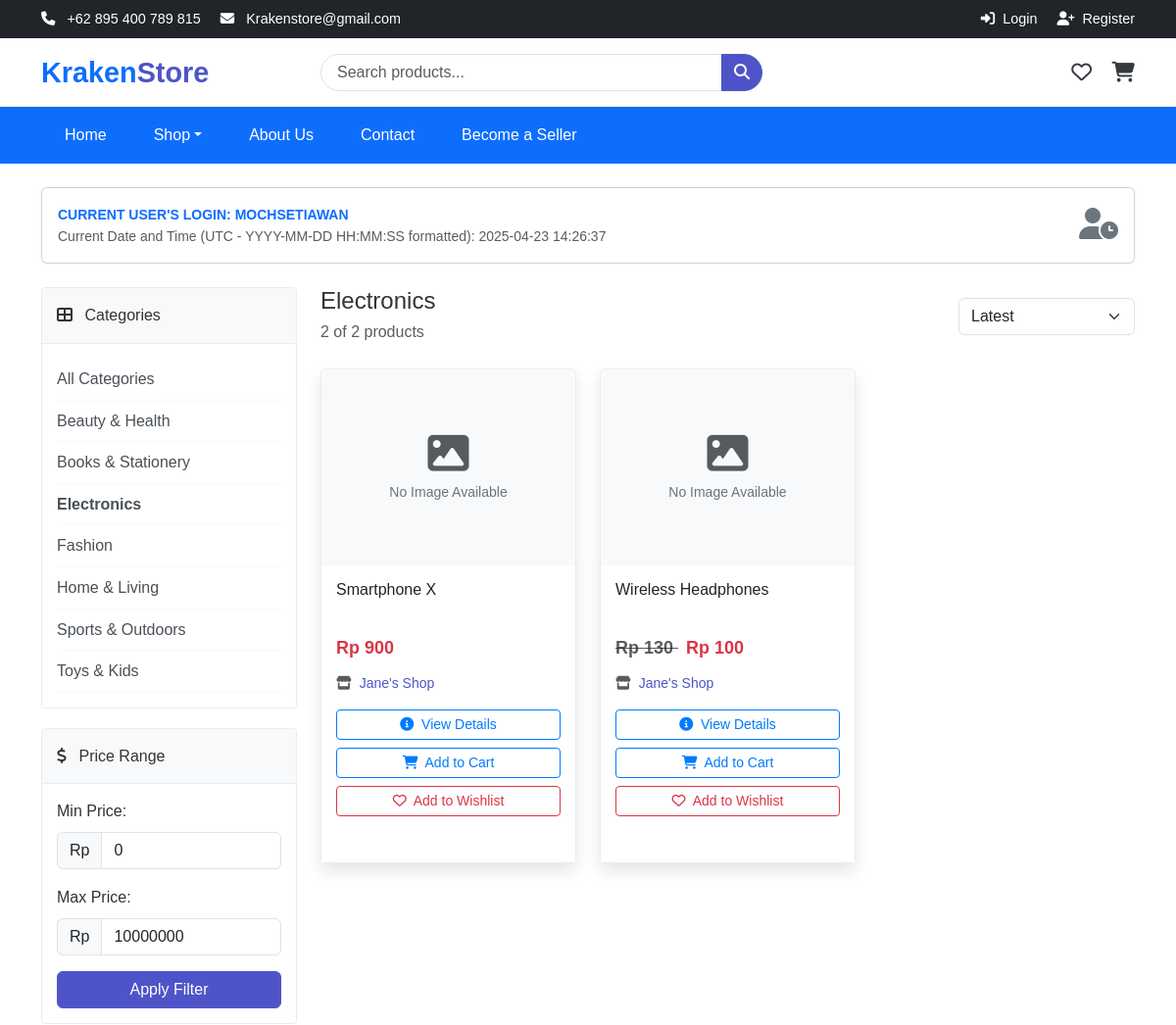
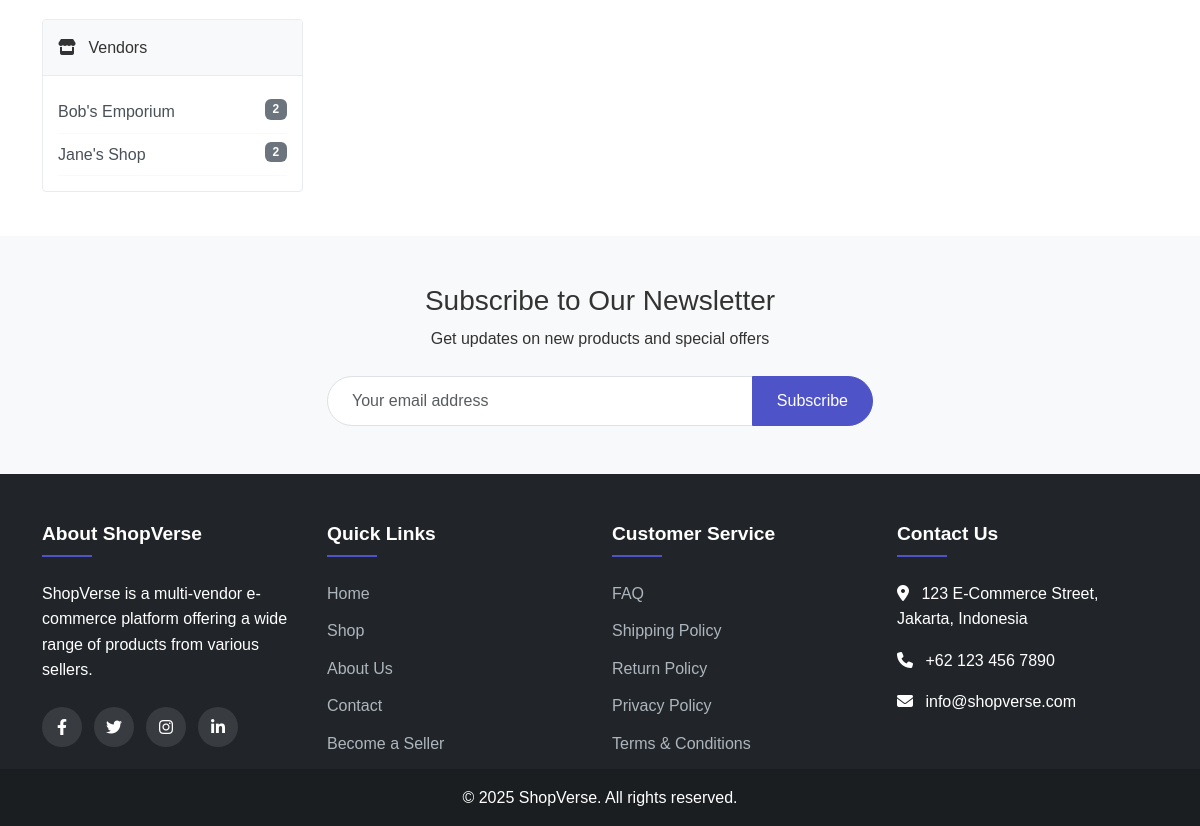
Page /shop.php?category=1 on the committed database (2 pictures, top to bottom).
### tables this page shows
CREATE TABLE categories (
    id INT AUTO_INCREMENT PRIMARY KEY,
    name VARCHAR(50) NOT NULL,
    slug VARCHAR(50) UNIQUE NOT NULL,
    description TEXT,
    image VARCHAR(255),
    parent_id INT DEFAULT NULL,
    status ENUM('active', 'inactive') DEFAULT 'active',
    created_at TIMESTAMP DEFAULT CURRENT_TIMESTAMP,
    updated_at TIMESTAMP DEFAULT CURRENT_TIMESTAMP ON UPDATE CURRENT_TIMESTAMP,
    FOREIGN KEY (parent_id) REFERENCES categories(id) ON DELETE SET NULL
);

CREATE TABLE vendors (
    id INT AUTO_INCREMENT PRIMARY KEY,
    user_id INT NOT NULL,
    shop_name VARCHAR(100) NOT NULL,    
    name VARCHAR(100) NOT NULL,         
    description TEXT,
    logo VARCHAR(255),
    banner VARCHAR(255),
    location VARCHAR(255),              
    status ENUM('active', 'inactive', 'pending') DEFAULT 'active',
    commission_rate DECIMAL(5,2) DEFAULT 10.00,
    balance DECIMAL(10,2) DEFAULT 0.00,
    created_at TIMESTAMP DEFAULT CURRENT_TIMESTAMP,
    updated_at TIMESTAMP DEFAULT CURRENT_TIMESTAMP ON UPDATE CURRENT_TIMESTAMP,
    FOREIGN KEY (user_id) REFERENCES users(id) ON DELETE CASCADE
);

CREATE TABLE products (
    id INT AUTO_INCREMENT PRIMARY KEY,
    vendor_id INT NOT NULL,
    category_id INT NOT NULL,
    name VARCHAR(100) NOT NULL,
    slug VARCHAR(100) UNIQUE NOT NULL,
    description TEXT,
    short_description VARCHAR(255),
    price DECIMAL(10,2) NOT NULL,
    sale_price DECIMAL(10,2),
    quantity INT NOT NULL DEFAULT 0,
    sku VARCHAR(50) UNIQUE,
    featured BOOLEAN DEFAULT FALSE,
    status ENUM('active', 'inactive', 'draft') DEFAULT 'active',  
    image VARCHAR(255),                           
    created_at TIMESTAMP DEFAULT CURRENT_TIMESTAMP,
    updated_at TIMESTAMP DEFAULT CURRENT_TIMESTAMP ON UPDATE CURRENT_TIMESTAMP,
    FOREIGN KEY (vendor_id) REFERENCES vendors(id) ON DELETE CASCADE,
    FOREIGN KEY (category_id) REFERENCES categories(id) ON DELETE CASCADE
);

### includes/functions.php (called while the page is built, shortened)
<?php
function getAllCategories() {
    global $conn;
    $stmt = $conn->prepare("SELECT * FROM categories WHERE status = 'active' ORDER BY name");
    $stmt->execute();
    $result = $stmt->get_result();
    $categories = [];
    while ($row = $result->fetch_assoc()) {
        $categories[] = $row;
    }
    return $categories;
}
?>

### shop.php (the view, shortened to what this page needs)
<?php
require_once 'includes/config.php';
require_once 'includes/functions.php';
$current_user = $_SESSION['username'] ?? 'MochSetiawan';
$current_datetime = date('Y-m-d H:i:s');
$vendor_id = isset($_GET['vendor']) ? (int)$_GET['vendor'] : 0;
$viewing_vendor = $vendor_id > 0;
$category_id = isset($_GET['category']) ? (int)$_GET['category'] : 0;
$search = isset($_GET['search']) ? sanitize($_GET['search']) : '';
$sort = isset($_GET['sort']) ? sanitize($_GET['sort']) : 'latest';
$min_price = isset($_GET['min_price']) ? (float)$_GET['min_price'] : 0;
$max_price = isset($_GET['max_price']) ? (float)$_GET['max_price'] : 10000000;
$page = isset($_GET['page']) ? (int)$_GET['page'] : 1;
$per_page = 12;
$vendor_details = null;
$categories = [];
$selected_category = null;
$categories_query = "SELECT * FROM categories ORDER BY name ASC";
$categories_result = $conn->query($categories_query);
if ($categories_result && $categories_result->num_rows > 0) {
    while ($row = $categories_result->fetch_assoc()) {
        $categories[] = $row;
        if ($row['id'] == $category_id) {
            $selected_category = $row;
        }
    }
}
$wishlist_products = [];
$all_vendors = [];
if (!$viewing_vendor) {
    $vendors_query = "SELECT v.id, v.shop_name,
                      (SELECT COUNT(*) FROM products p WHERE p.vendor_id = v.id) as product_count
                      FROM vendors v
                      ORDER BY v.shop_name ASC";
    $vendors_result = $conn->query($vendors_query);
    if ($vendors_result && $vendors_result->num_rows > 0) {
        while ($row = $vendors_result->fetch_assoc()) {
            $all_vendors[] = $row;
        }
    }
}
$query = "SELECT p.*, c.name as category_name, v.shop_name as vendor_name, v.id as vendor_id
          FROM products p
          LEFT JOIN categories c ON p.category_id = c.id
          LEFT JOIN vendors v ON p.vendor_id = v.id
          WHERE 1=1";
if ($category_id > 0) {
    $query .= " AND p.category_id = $category_id";
}
$query .= " AND p.price BETWEEN $min_price AND $max_price";
switch ($sort) {
    default:
        $query .= " ORDER BY p.id DESC";
        break;
}
$count_query = str_replace("p.*, c.name as category_name, v.shop_name as vendor_name, v.id as vendor_id", "COUNT(*) as total", $query);
$count_query = preg_replace('/ORDER BY.*$/i', '', $count_query);
$count_result = $conn->query($count_query);
$total_products = 0;
if ($count_result && $count_result->num_rows > 0) {
    $total_products = $count_result->fetch_assoc()['total'];
}
if ($viewing_vendor && $total_products <= $per_page) {
} else {
    $offset = ($page - 1) * $per_page;
    $query .= " LIMIT $offset, $per_page";
}
$result = $conn->query($query);
$products = [];
if ($result && $result->num_rows > 0) {
    while ($row = $result->fetch_assoc()) {
        $products[] = $row;
    }
} else {
    $products = [];
}
include 'includes/header.php';
?>
<div class="container py-4">
    <div class="card mb-4">
        <div class="card-body py-3">
            <div class="row align-items-center">
                <div class="col">
                    <div class="fw-bold text-primary text-uppercase small">
                        Current User's Login: <?= htmlspecialchars($current_user) ?>
                    </div>
                    <div class="small text-muted">
                        Current Date and Time (UTC - YYYY-MM-DD HH:MM:SS formatted):
                        <span id="live-datetime"><?= $current_datetime ?></span>
                    </div>
                </div>
                <div class="col-auto">
                    <i class="fas fa-user-clock fa-2x text-secondary"></i>
                </div>
            </div>
        </div>
    </div>
    <div class="row">
        <div class="col-lg-3">
            <div class="filter-card">
                <div class="filter-header">
                    <i class="fas fa-th-large me-2"></i> Categories
                </div>
                <div class="filter-body">
                    <ul class="category-list">
                        <li class="<?= $category_id === 0 ? 'fw-bold' : '' ?>">
                            <a href="<?= SITE_URL ?>/shop.php<?= $viewing_vendor ? "?vendor={$vendor_id}" : '' ?>">
                                All Categories
                            </a>
                        </li>
                        <?php foreach ($categories as $category): ?>
                            <li class="<?= $category_id === (int)$category['id'] ? 'fw-bold' : '' ?>">
                                <a href="<?= SITE_URL ?>/shop.php?<?= $viewing_vendor ? "vendor={$vendor_id}&" : '' ?>category=<?= $category['id'] ?>">
                                    <?= htmlspecialchars($category['name']) ?>
                                </a>
                            </li>
                        <?php endforeach; ?>
                    </ul>
                </div>
            </div>
            <div class="filter-card">
                <div class="filter-header">
                    <i class="fas fa-dollar-sign me-2"></i> Price Range
                </div>
                <div class="filter-body">
                    <form action="<?= SITE_URL ?>/shop.php" method="get">
                        <div class="mb-3">
                            <label for="min_price" class="form-label">Min Price:</label>
                            <div class="input-group">
                                <span class="input-group-text">Rp</span>
                                <input type="number" class="form-control" id="min_price" name="min_price" value="<?= $min_price ?>" min="0">
                            </div>
                        </div>
                        <div class="mb-3">
                            <label for="max_price" class="form-label">Max Price:</label>
                            <div class="input-group">
                                <span class="input-group-text">Rp</span>
                                <input type="number" class="form-control" id="max_price" name="max_price" value="<?= $max_price ?>" min="0">
                            </div>
                        </div>
                        <button type="submit" class="btn btn-primary w-100">Apply Filter</button>
                    </form>
                </div>
            </div>
            <?php if (!$viewing_vendor && !empty($all_vendors)): ?>
                <div class="filter-card">
                    <div class="filter-header">
                        <i class="fas fa-store me-2"></i> Vendors
                    </div>
                    <div class="filter-body">
                        <ul class="category-list">
                            <?php foreach ($all_vendors as $vendor): ?>
                                <li>
                                    <a href="<?= SITE_URL ?>/shop.php?vendor=<?= $vendor['id'] ?>">
                                        <?= htmlspecialchars($vendor['shop_name']) ?>
                                        <span class="badge bg-secondary float-end"><?= $vendor['product_count'] ?></span>
                                    </a>
                                </li>
                            <?php endforeach; ?>
                        </ul>
                    </div>
                </div>
            <?php endif; ?>
        </div>
        <div class="col-lg-9">
            <div id="vendor-products-tab" class="vendor-tab-content" style="display: block;">
                <div class="d-flex justify-content-between align-items-center mb-4">
                    <div>
                        <h2 class="h4 mb-1">
                            <?php if ($selected_category): ?>
                                <?= htmlspecialchars($selected_category['name']) ?>
                            <?php elseif ($viewing_vendor): ?>
                                <?= htmlspecialchars($vendor_details['shop_name']) ?>'s Products
                            <?php elseif ($search): ?>
                                Search Results for "<?= htmlspecialchars($search) ?>"
                            <?php else: ?>
                                All Products
                            <?php endif; ?>
                        </h2>
                        <p class="text-muted mb-0"><?= count($products) ?> of <?= $total_products ?> products</p>
                    </div>
                    <div class="d-flex align-items-center">
                        <form method="get" action="<?= SITE_URL ?>/shop.php">
                            <select class="form-select" name="sort" onchange="this.form.submit()">
                                <option value="latest" <?= $sort === 'latest' ? 'selected' : '' ?>>Latest</option>
                            </select>
                        </form>
                    </div>
                </div>
                <?php if (empty($products)): ?>
                    <div class="text-center py-5">
                        <i class="fas fa-search fa-4x text-muted mb-3"></i>
                        <h3>No Products Found</h3>
                    </div>
                <?php else: ?>
                    <div class="row row-cols-1 row-cols-md-2 row-cols-lg-3 g-4">
                        <?php foreach ($products as $product): ?>
                            <div class="col">
                                <div class="product-card">
                                    <div class="product-image">
                                        <?php if (!empty($product['image']) && file_exists(__DIR__ . '/assets/img/products/' . $product['image'])): ?>
                                            <img src="<?= SITE_URL ?>/assets/img/products/<?= $product['image'] ?>"
                                                 alt="<?= htmlspecialchars($product['name']) ?>"
                                                 onerror="this.outerHTML='<div class=\'no-image-text\'>No Image Available</div>'">
                                        <?php else: ?>
                                            <div class="no-image-text">
                                                <i class="fas fa-image fa-3x mb-2 text-muted"></i><br>
                                                No Image Available
                                            </div>
                                        <?php endif; ?>
                                    </div>
                                    <div class="product-info">
                                        <h3 class="product-title">
                                            <a href="<?= SITE_URL ?>/product.php?id=<?= $product['id'] ?>" class="text-decoration-none text-dark">
                                                <?= htmlspecialchars($product['name']) ?>
                                            </a>
                                        </h3>
                                        <div class="product-price">
                                            <?php if (isset($product['sale_price']) && $product['sale_price'] > 0): ?>
                                                <span class="text-decoration-line-through text-muted me-2">
                                                    Rp <?= number_format($product['price'], 0, ',', '.') ?>
                                                </span>
                                                <span>
                                                    Rp <?= number_format($product['sale_price'], 0, ',', '.') ?>
                                                </span>
                                            <?php else: ?>
                                                <span>
                                                    Rp <?= number_format($product['price'], 0, ',', '.') ?>
                                                </span>
                                            <?php endif; ?>
                                        </div>
                                        <?php if (!$viewing_vendor && !empty($product['vendor_name'])): ?>
                                            <div class="small text-muted mb-2">
                                                <i class="fas fa-store me-1"></i>
                                                <a href="<?= SITE_URL ?>/shop.php?vendor=<?= $product['vendor_id'] ?>" class="text-decoration-none">
                                                    <?= htmlspecialchars($product['vendor_name']) ?>
                                                </a>
                                            </div>
                                        <?php endif; ?>
                                        <div class="mt-2">
                                            <a href="<?= SITE_URL ?>/product.php?id=<?= $product['id'] ?>" class="btn btn-sm btn-outline-primary w-100 mb-2">
                                                <i class="fas fa-info-circle me-1"></i> View Details
                                            </a>
                                            <button type="button" class="btn btn-sm btn-outline-primary w-100 mb-2 add-to-cart" data-id="<?= $product['id'] ?>">
                                                <i class="fas fa-shopping-cart me-1"></i> Add to Cart
                                            </button>
                                            <form method="post" action="" class="w-100">
                                                <button type="submit" class="btn btn-sm btn-outline-danger w-100" title="<?= in_array($product['id'], $wishlist_products) ? 'Remove from Wishlist' : 'Add to Wishlist' ?>">
                                                    <i class="<?= in_array($product['id'], $wishlist_products) ? 'fas' : 'far' ?> fa-heart me-1"></i>
                                                    <?= in_array($product['id'], $wishlist_products) ? 'Remove from Wishlist' : 'Add to Wishlist' ?>
                                                </button>
                                            </form>
                                        </div>
                                    </div>
                                </div>
                            </div>
                        <?php endforeach; ?>
                    </div>
                <?php endif; ?>
            </div>
        </div>
    </div>
</div>
<div class="position-fixed bottom-0 end-0 p-3" style="z-index: 1050">
</div>
<?php include 'includes/footer.php'; ?>

### rows in the picture
categories: name "Beauty & Health"
categories: name "Books & Stationery"
categories: name "Electronics"
categories: name "Fashion"
categories: name "Home & Living"
categories: name "Sports & Outdoors"
categories: name "Toys & Kids"
vendors: shop_name "Bob's Emporium", product_count "2"
vendors: shop_name "Jane's Shop", product_count "2"
products: image "No Image Available", name "Smartphone X", price "900", vendor.shop_name "Jane's Shop", shows "Add to Wishlist"
products: image "No Image Available", name "Wireless Headphones", price "130", sale_price "100", vendor.shop_name "Jane's Shop", shows "Add to Wishlist"

### other values in the picture
$current_user "MOCHSETIAWAN"
count($products) "2"
$total_products "2"
